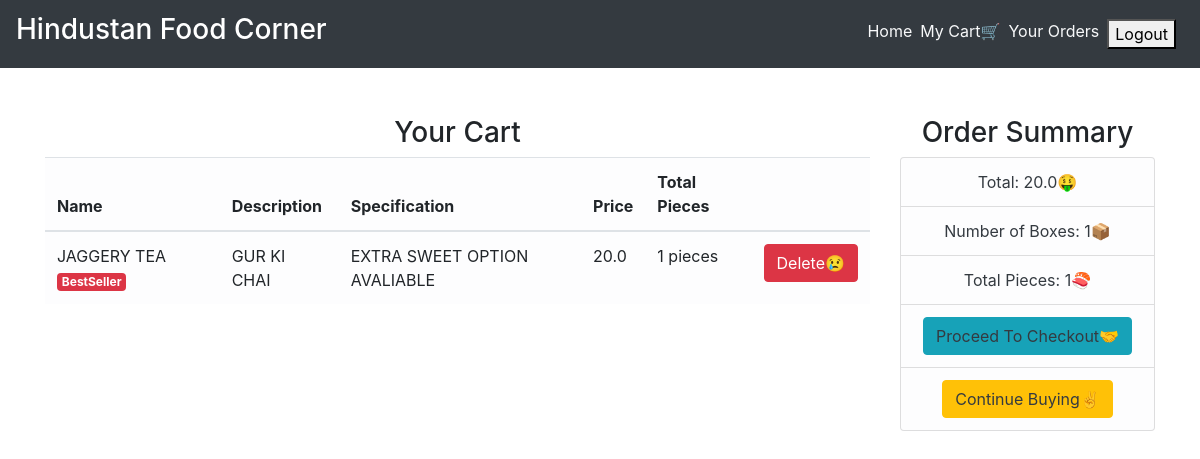
The app's page /cart/ (signed in) with its own data.
### main/models.py (models this page shows, shortened)
class CartItems(models.Model):
    ORDER_STATUS = (
        ('Active', 'Active'),
        ('Delivered', 'Delivered')
    )
    user = models.ForeignKey(User, on_delete=models.CASCADE)
    item = models.ForeignKey(Item, on_delete=models.CASCADE)
    ordered = models.BooleanField(default=False)
    quantity = models.IntegerField(default=1)
    ordered_date = models.DateField(default=timezone.now)
    status = models.CharField(max_length=20, choices=ORDER_STATUS, default='Active')
    delivery_date = models.DateField(default=timezone.now)
    class Meta:
        verbose_name = 'Cart Item'
        verbose_name_plural = 'Cart Items'

class Item(models.Model):
    LABELS = (
        ('BestSeller', 'BestSeller'),
        ('New', 'New'),
        ('Spicy🔥', 'Spicy🔥'),
    )
    LABEL_COLOUR = (
        ('danger', 'danger'),
        ('success', 'success'),
        ('primary', 'primary'),
        ('info', 'info')
    )
    title = models.CharField(max_length=150)
    description = models.CharField(max_length=250,blank=True)
    price = models.FloatField()
    pieces = models.IntegerField(default=6)
    instructions = models.CharField(max_length=250,default="Jain Option Available")
    image = models.ImageField(default='default.png', upload_to='images/')
    labels = models.CharField(max_length=25, choices=LABELS, blank=True)
    label_colour = models.CharField(max_length=15, choices=LABEL_COLOUR, blank=True)
    slug = models.SlugField(default="sushi_name")
    created_by = models.ForeignKey(User, on_delete=models.CASCADE)

### main/views.py (the view)
# urls.py: path('cart/', views.get_cart_items, name='cart'),
@login_required
def get_cart_items(request):
    cart_items = CartItems.objects.filter(user=request.user,ordered=False)
    bill = cart_items.aggregate(Sum('item__price'))
    number = cart_items.aggregate(Sum('quantity'))
    pieces = cart_items.aggregate(Sum('item__pieces'))
    total = bill.get("item__price__sum")
    count = number.get("quantity__sum")
    total_pieces = pieces.get("item__pieces__sum")
    context = {
        'cart_items':cart_items,
        'total': total,
        'count': count,
        'total_pieces': total_pieces
    }
    return render(request, 'main/cart.html', context)

### main/templatetags/get_group.py (called while the page is built)
@register.filter(name='has_group')
def has_group(user, group_name):
    return user.groups.filter(name=group_name).exists()

### main/templates/main/cart.html
{% extends "main/layout.html" %}
{% block content %}
<div class="cart">
    <div class="container">
        <div class="row">
            <div class="col-sm-9 mt-5">
                <h3 class="text-center">Your Cart</h3>
                {% if cart_items %}
                <div class="table-responsive">
                    <table class="table table-light">
                        <thead>
                        <tr>
                            <th scope="col">Name</th>
                            <th scope="col">Description</th>
                            <th scope="col">Specification</th>
                            <th scope="col">Price</th>
                            <th scope="col">Total Pieces</th>
                            <th scope="col"></th>
                        </tr>
                        </thead>
                        <tbody>
                            {% for cart in cart_items %}
                        <tr>
                            <td>{{ cart.item.title }} <span class="badge badge-{{ cart.item.label_colour }}">{{ cart.item.labels }}</span></td>
                            <td>{{ cart.item.description }}</td>
                            <td>{{ cart.item.instructions }}</td>
                            <td>{{ cart.item.price }}</td>
                            <td>{{ cart.item.pieces }} pieces</td>
                            <td><a class="btn btn-danger" href="{% url 'main:remove-from-cart' cart.id %}">Delete😢</a></td>
                        </tr>
                            {% endfor %}
                        </tbody>
                    </table>
                </div>
                {% else %}
                <h4 class="text-center">Sorry, your cart is empty..Please add items!!!</h4>
                {% endif %}
            </div>
            <div class="col-sm-3 mt-5 mb-3">
                <div class="content-section">
                    <h3 class="text-center">Order Summary</h3>
                      <ul class="list-group">
                        <li class="list-group-item list-group-item-light text-center text-dark">Total: {{ total }}🤑</li>
                        <li class="list-group-item list-group-item-light text-center text-dark">Number of Boxes: {{ count }}📦</li>
                        <li class="list-group-item list-group-item-light text-center text-dark">Total Pieces: {{ total_pieces }}🍣</li>
                        <li class="list-group-item list-group-item-light text-center text-dark"><a class="btn btn-info text-dark" href="{% url 'main:ordered' %}">Proceed To Checkout🤝</a></li>
                        <li class="list-group-item list-group-item-light text-center"><a class="btn btn-warning text-dark" href="/">Continue Buying✌️</a></li>
                      </ul>
                </div>
            </div>
        </div>
    </div>
</div>
{% endblock content %}

### records on screen
CartItems: item "JAGGERY TEA", item.labels "BestSeller", item.description "GUR KI CHAI", item.instructions "EXTRA SWEET OPTION AVALIABLE", item.price "20.0", item.pieces "1"

### other values on screen
{{ total }} "20.0"
{{ count }} "1"
{{ total_pieces }} "1"
